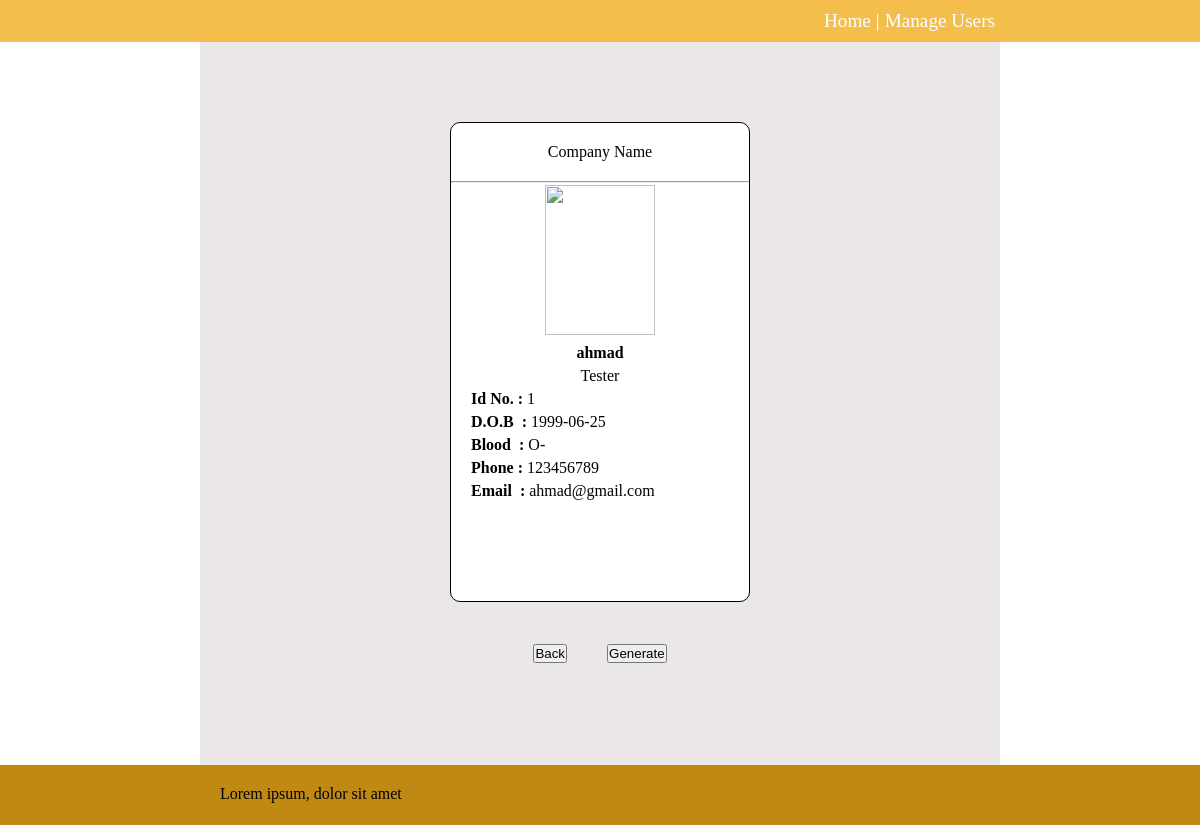
The app's page /preview/1 with its own data.
### app.py (models this page shows, shortened)
class User(db.Model):
    id = db.Column(db.Integer, primary_key = True)
    name = db.Column(db.String(50), nullable = False)
    pic = db.Column(db.Text, unique = True, nullable = False)
    mimetype = db.Column(db.Text, nullable = False)
    position = db.Column(db.String(50), nullable = False)
    date_of_birth = db.Column(db.Date, nullable = False)
    blood_group = db.Column(db.String(50), nullable = False)
    phone = db.Column(db.String(50), nullable = False)
    email = db.Column(db.String(80), nullable = False)

### app.py (the view)
@app.route("/preview/<int:id>")
def preview(id):
    user = User.query.filter_by(id=id).first()
    o = urlparse(request.base_url)
    host = o.hostname
    return render_template('preview.html',user = user,host=host)

### templates/preview.html (shortened to what this page needs)
{% extends 'base.html' %}
{% block body %}
<div class="id-card-wrapper">
    <div class="id-card">
        <div class="id-card-item company-name">Company Name</div> <hr>
        <div class="id-card-item item-image">
            <img src="http://{{ host }}:5000/images/{{ user.id }}" alt="" height="150px" width="110px">
        </div>
        <div class="id-card-item item-name"><b>{{ user.name }}</b></div>
        <div class="id-card-item item-position">{{ user.position }}</div>
        <div class="id-card-item item-id"> <b>Id No.&nbsp: </b> {{ user.id }}</div>
        <div class="id-card-item item-date_of_birth"><b>D.O.B  &nbsp: </b>{{ user.date_of_birth }}</div>
        <div class="id-card-item item-blood_group"><b>Blood  &nbsp: </b>{{ user.blood_group }}</div>
        <div class="id-card-item item-phone"><b>Phone : </b>{{ user.phone }}</div>
        <div class="id-card-item item-email"><b>Email &nbsp: </b>{{ user.email }}</div>
    </div>
    <div class="id-card-buttons no-print">
    <a href="{{ url_for('index') }}"><button>Back</button></a>
    <button onclick="window.print()">Generate</button>
    </div>
</div>
{% endblock %}

### static/css/main.css (style rules this page uses)
* { margin: 0; padding: 0; box-sizing: border-box; }
html, body { height: 100%; margin: 0; }
.id-card-wrapper { padding: 5em; background-color: #ebe7e7; }
.id-card { border: solid black 1px; margin: 0 auto; border-radius: 10px; width: 300px; height: 480px; background-color: #fff; }
.id-card .company-name { text-align: center; padding: 20px; }
.id-card .item-image { margin: 2px; text-align: center; }
.id-card .item-name, .id-card .item-position { text-align: center; margin: 5px 0px; }
.id-card .item-date_of_birth, .id-card .item-blood_group, .id-card .item-phone, .id-card .item-email, .id-card .item-id { margin:5px 20px; }
.id-card-wrapper .id-card-buttons { margin-top: 20px; padding: 2px; display: flex; justify-content: center; }
.id-card-wrapper .id-card-buttons button { margin: 20px; }

### records on screen
User: name "ahmad", position "Tester", id "1", date_of_birth "1999-06-25", blood_group "O-", phone "123456789", email "ahmad@gmail.com"
